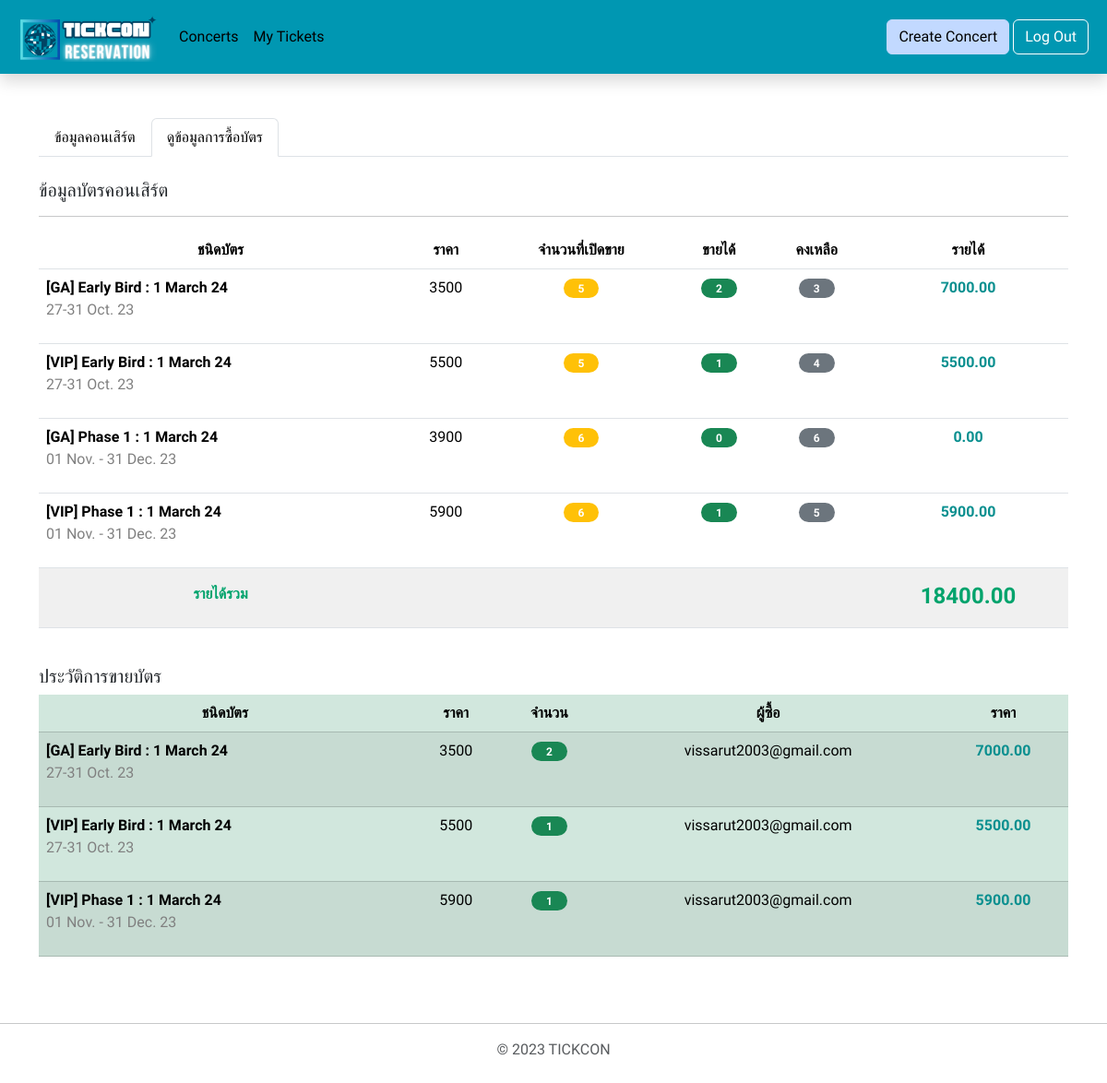
Page /all_final/each_my_concert_stat.php?concert_id=7 (signed in) on the committed database.
### tables this page shows
CREATE TABLE "ticket_detail" (
	"detail_id"	INTEGER NOT NULL UNIQUE,
	"name"	TEXT NOT NULL,
	"description"	TEXT,
	"price"	INTEGER NOT NULL,
	"concert_id"	INTEGER NOT NULL,
	"amount"	INTEGER NOT NULL,
	PRIMARY KEY("detail_id" AUTOINCREMENT),
	FOREIGN KEY("concert_id") REFERENCES "concert"("concert_id")
);

CREATE TABLE "ticket" (
	"ticket_id"	INTEGER NOT NULL UNIQUE,
	"detail_id"	INTEGER NOT NULL,
	"payment_id"	TEXT,
	FOREIGN KEY("detail_id") REFERENCES "ticket_detail"("detail_id"),
	PRIMARY KEY("ticket_id" AUTOINCREMENT)
);

CREATE TABLE "member" (
	"member_id"	INTEGER NOT NULL UNIQUE,
	"email"	TEXT NOT NULL,
	"password"	TEXT NOT NULL,
	"type"	TEXT NOT NULL,
	"firstname"	TEXT,
	"lastname"	TEXT,
	PRIMARY KEY("member_id" AUTOINCREMENT)
);

### all_final/each_my_concert_stat.php (the view, shortened to what this page needs)
<!DOCTYPE html>
<html lang="en">
<head>
    <link href="https://cdn.jsdelivr.net/npm/bootstrap@5.3.2/dist/css/bootstrap.min.css" rel="stylesheet"
>
</head>
<body>
    <nav class="navbar navbar-expand-md sticky-top shadow p-2 mb-5 " style="background-color : #0097B2">
        <div class="container-fluid">
            <a class="navbar-brand" href="index_user.php">
                <img src="upload/logo/TICKCON.png" alt="Logo" width="150px" class="d-inline-block align-text-top">
            </a>
            <div class="collapse navbar-collapse" id="navbarSupportedContent">
                <ul class="navbar-nav me-auto mb-2 mb-lg-0 p-1 ms-0 ps-0">
                    <li class="nav-item">
                        <a class="nav-link-1 nav-link " href="index_user.php">Concerts</a>
                    </li>
                    <li class="nav-item">
                        <a class=" nav-link-1 nav-link" href="myticket.php">My Tickets</a>
                    </li>
                </ul>
                <form class="d-flex mb-2 mb-lg-0 me-1" action="createcon_db.php">
                    <button class="btn btn-light" type="submit">Create Concert</button>
                </form>
                <form class="d-flex mb-2 mb-lg-0" action="index_notlogin.php">
                    <button class="btn btn-outline-danger" type="submit">Log Out</button>
                </form>
            </div>
        </div>
    </nav>
    <?php
    $concert_id = $_SESSION['concert_id'];
    require_once 'config/db.php';
    echo '<div class="container">
        <ul class="nav nav-tabs">
        <li class="nav-item">
            <a class="nav-link1 nav-link" href="each_my_concert.php">ข้อมูลคอนเสิร์ต</a>
        </li>
        <li class="nav-item">
            <a class="nav-link1 nav-link active" aria-current="page" href="each_my_concert_stat.php" >ดูข้อมูลการซื้อบัตร</a>
        </li>
        </ul><br><h5>ข้อมูลบัตรคอนเสิร์ต</h5><hr>';
    $sql2 = <<<EOF
        SELECT *
        FROM ticket_detail
        WHERE concert_id = $concert_id;
        ORDER BY detail_id
        EOF;
    $ret2 = $db->query($sql2);
    $sql_amount_buy = <<<EOF
        SELECT COUNT(CASE WHEN payment_id IS NOT NULL THEN detail_id END) AS amount_sell
        FROM ticket t
        JOIN ticket_detail td
        USING (detail_id)
        WHERE concert_id = $concert_id
        GROUP BY detail_id
        ORDER BY detail_id
        EOF;
    $ret_amount_buy = $db->query($sql_amount_buy);
    $total_earn = 0;
    echo '<table class="table  table-hover text-center">
        <thead>
            <tr >
            <th scope="col">ชนิดบัตร</th>
            <th scope="col">ราคา</th>
            <th scope="col">จำนวนที่เปิดขาย</th>
            <th scope="col">ขายได้</th>
            <th scope="col">คงเหลือ</th>
            <th scope="col">รายได้</th>
            </tr>
        </thead><tbody>';
    while ($row2 = $ret2->fetchArray(SQLITE3_ASSOC)) {
        $row_amount_buy = $ret_amount_buy->fetchArray(SQLITE3_ASSOC);
        echo '<tr>
            <td class="text-start"><b>' . $row2['name'] . '</b><p style = "color:#808080">' . $row2['description'] . '</p></td>
            <td>' . $row2['price'] . '</td>
            <td><span class="badge bg-warning rounded-pill px-3">' . $row2['amount'] . '</span></td>
            <td><span class="badge bg-success rounded-pill px-3">' . $row_amount_buy['amount_sell'] . '</span></td>
            <td><span class="badge bg-secondary rounded-pill px-3">' . $row2['amount'] - $row_amount_buy['amount_sell'] . '</span></td>
            <td><p style= "color:#088F8F"><b>' . number_format((float) $row2['price'] * $row_amount_buy['amount_sell'], 2, '.', '') . '</b></p></td>
          </tr>';
        $total_earn = $total_earn + ($row2['price'] * $row_amount_buy['amount_sell']);
    }
    echo '<tr >
        <td class=" align-items-center pt-3" style = "background-color: #F0F0F0;"><p style = "color:#00A36C"><b>รายได้รวม</b></p></td>
        <td style = "background-color: #F0F0F0;"></td>
        <td style = "background-color: #F0F0F0;"></td>
        <td style = "background-color: #F0F0F0;"></td>
        <td style = "background-color: #F0F0F0;"></td>
        <td class=" align-items-center pt-3" style = "color:#00A36C; background-color: #F0F0F0;"><h4><b>' . number_format((float) $total_earn, 2, '.', '') . '</b></h4></td>
      </tr></tbody></table>';
    echo '</div>';
    $sql_sell_history = <<<EOF
        SELECT * , COUNT(*)
        FROM ticket
        JOIN ticket_detail
        USING (detail_id)
        JOIN payment
        USING (payment_id)
        JOIN member
        USING (member_id)
        WHERE concert_id = $concert_id AND payment_id is not null
        GROUP BY member_id, detail_id;
        EOF;
    $ret_sell_history = $db->query($sql_sell_history);
    $count_sell = 0;
    while ($row_sell_history = $ret_sell_history->fetchArray(SQLITE3_ASSOC)) {
        $count_sell++;
    }
    $sql_sell_history = <<<EOF
        SELECT * , COUNT(*)
        FROM ticket
        JOIN ticket_detail
        USING (detail_id)
        JOIN payment
        USING (payment_id)
        JOIN member
        USING (member_id)
        WHERE concert_id = $concert_id AND payment_id is not null
        GROUP BY member_id, detail_id;
        EOF;
    $ret_sell_history = $db->query($sql_sell_history);
    echo '<br><div class="container"><h5>ประวัติการขายบัตร</h5><div class="overflow-auto">';
    if ($count_sell > 0) {
        echo '<table class="table table-success  table-striped text-center">
        <thead>
            <tr>
            <th scope="col">ชนิดบัตร</th>
            <th scope="col">ราคา</th>
            <th scope="col">จำนวน</th>
            <th scope="col">ผู้ซื้อ</th>
            <th scope="col">ราคา</th>
            </tr>
        </thead><tbody>';
        while ($row_sell_history = $ret_sell_history->fetchArray(SQLITE3_ASSOC)) {
            echo '<tr>
            <td class="text-start"><b>' . $row_sell_history['name'] . '</b><p style = "color:#808080">' . $row_sell_history['description'] . '</p></td>
            <td>' . $row_sell_history['price'] . '</td>
            <td><span class="badge bg-success rounded-pill px-3">' . $row_sell_history['COUNT(*)'] . '</span></td>
            <td>' . $row_sell_history['email'] . '</td>
            <td><p style= "color:#088F8F"><b>' . number_format((float) $row_sell_history['COUNT(*)'] * $row_sell_history['price'], 2, '.', '') . '</b></p></td>
            </tr>';
        }
        echo '</tbody></table>';
    } else {
        echo 'ยังไม่มีการขายบัตร';
    }
    echo '</div></div>';
    ?>
    <footer class="py-3 my-4 ">
        <hr>
        <p class="text-center text-muted">© 2023 TICKCON</p>
    </footer>
</body>
</html>

### all_final/each_my_concert_stat.php (style rules this page uses)
* { font-family: 'Dosis', sans-serif; }
.navbar-brand { font-family: 'Mohave', sans-serif; }
.container-fluid { color: white; }
.btn-light { background-color: #C2D9FF; border-color: #C2D9FF; }
.btn-outline-danger { color: white; border-color: white; }
.nav-link { text-decoration: none; color: #000000; }

### rows in the picture
ticket_detail: name "[GA] Early Bird : 1 March 24", description "27-31 Oct. 23", price "3500", amount "5", amount_sell "2", amount_sell "3", amount_sell "7000.00"
ticket_detail: name "[VIP] Early Bird : 1 March 24", description "27-31 Oct. 23", price "5500", amount "5", amount_sell "1", amount_sell "4", amount_sell "5500.00"
ticket_detail: name "[GA] Phase 1 : 1 March 24", description "01 Nov. - 31 Dec. 23", price "3900", amount "6", amount_sell "0", $row2['amount']-$row_amount_buy['amount_sell'] "6", amount_sell "0.00"
ticket_detail: name "[VIP] Phase 1 : 1 March 24", description "01 Nov. - 31 Dec. 23", price "5900", amount "6", amount_sell "1", amount_sell "5", amount_sell "5900.00"
ticket: detail.name "[GA] Early Bird : 1 March 24", detail.description "27-31 Oct. 23", detail.price "3500", COUNT "2", member.email "vissarut2003@gmail.com", price "7000.00"
ticket: detail.name "[VIP] Early Bird : 1 March 24", detail.description "27-31 Oct. 23", detail.price "5500", COUNT "1", member.email "vissarut2003@gmail.com", price "5500.00"
ticket: detail.name "[VIP] Phase 1 : 1 March 24", detail.description "01 Nov. - 31 Dec. 23", detail.price "5900", COUNT "1", member.email "vissarut2003@gmail.com", price "5900.00"

### other values in the picture
$total_earn "18400.00"
